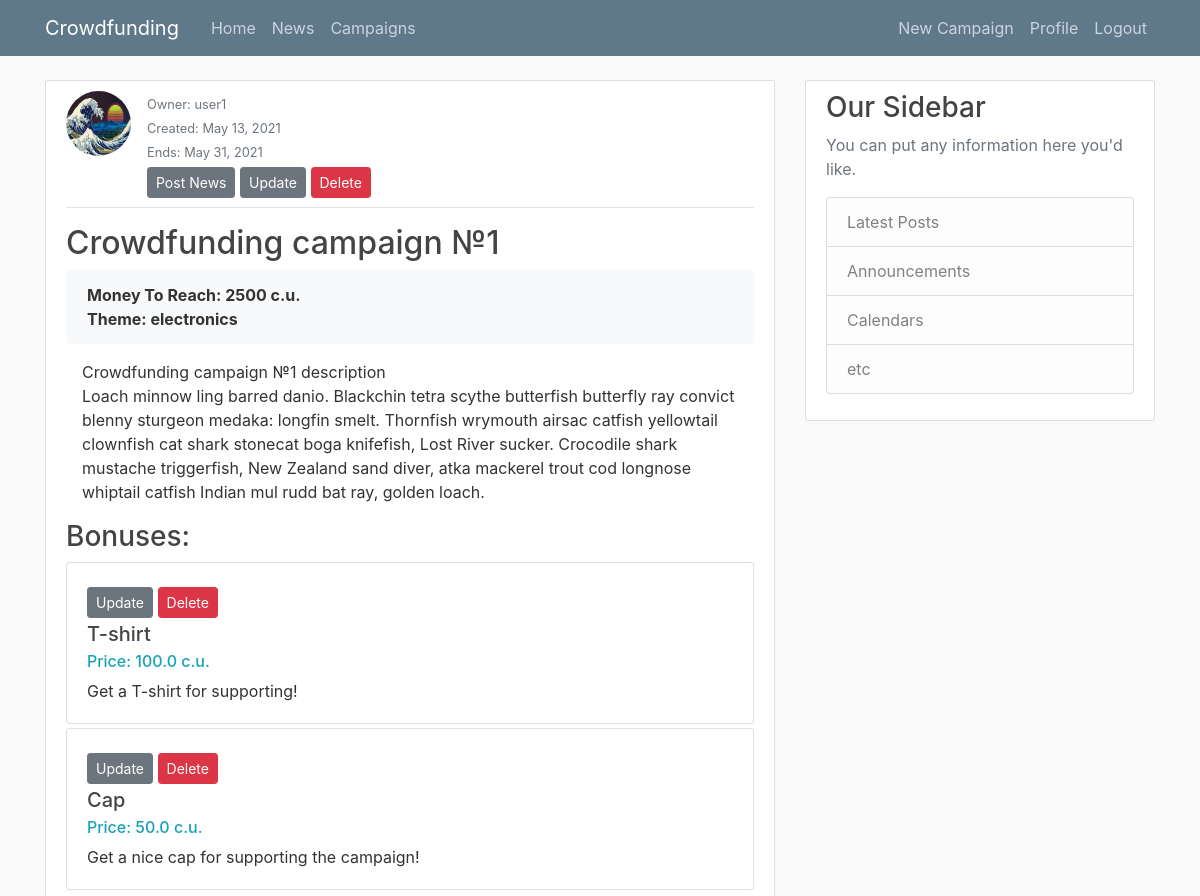
Page /campaigns/2/ (signed in, upper part) on the earlier database version.
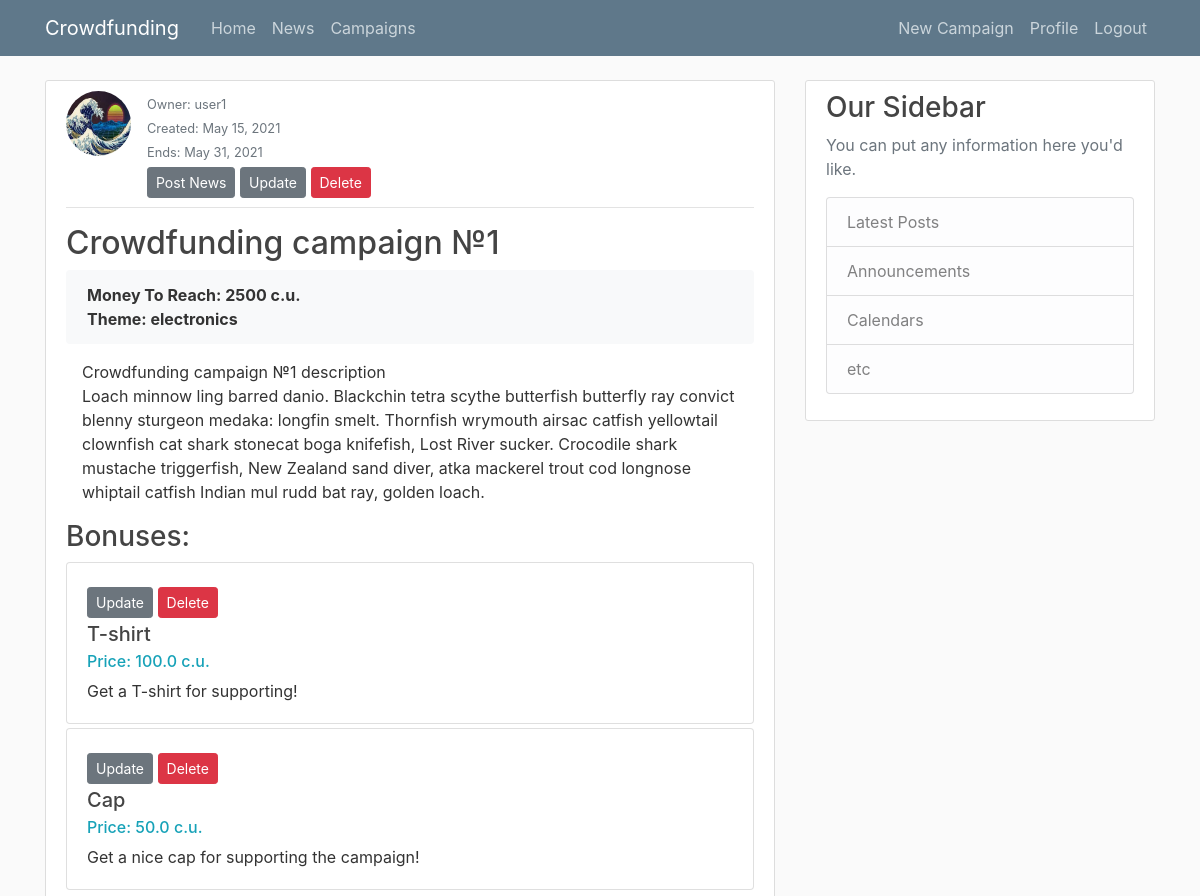
Same page on the later database version.
### campaigns/models.py (models this page shows, shortened)
class Campaign(models.Model):
    name = models.CharField(max_length=255)
    description = models.TextField()
    theme = models.CharField(max_length=255, choices=CAMPAIGN_THEME_CHOICES, default='all')
    tags = models.CharField(max_length=255)
    video_URL = models.CharField(max_length=255)
    target_money = models.IntegerField()
    created_date = models.DateTimeField(default=timezone.now)
    end_date = models.DateTimeField(default=timezone.now)
    owner = models.ForeignKey(User, on_delete=models.CASCADE)
    @property
    def get_video(self):
        url = str(self.video_URL)
        parts = url.split('watch?v=')
        try:
            return parts[0] + 'embed/' + parts[1] + '?rel=0'
        except Exception:
            return 'error'

### users/models.py (models this page shows, shortened)
class Profile(models.Model):
    user = models.OneToOneField(User, on_delete=models.CASCADE)
    image = models.ImageField(default='default.jpg', upload_to='profile_pics')

### campaigns/views.py (the view)
# urls.py: path('campaigns/<int:pk>/', CampaignsDetailView.as_view(), name='campaigns-detail'),
class CampaignsDetailView(DetailView):
    model = Campaign
    template_name = 'campaigns/campaigns_detail.html'

### campaigns/templates/campaigns/campaigns_detail.html (shortened to what this page needs)
{% extends "campaigns/base.html" %}
{% block content %}
<article class="media content-section">
    <div class="media-body">
        <div class="d-flex article-header">
            <img class="rounded-circle article-img" src="{{ object.owner.profile.image.url }}" alt="">
            <div class="article-metadata">
                <div><small class="text-muted">Owner: {{ object.owner }}</small></div>
                <div><small class="text-muted"> Created: {{ object.created_date|date:"F d, Y" }}</small></div>
                <div><small class="text-muted">Ends: {{ object.end_date|date:"F d, Y" }}</small></div>
                {% if object.owner == user %}
                <div>
                  <a href="{% url 'news-create' object.id %}" class="btn btn-secondary btn-sm mt-1 mb-1">Post News</a>
                  <a href="{% url 'campaigns-update' object.id %}" class="btn btn-secondary btn-sm mt-1 mb-1">Update</a>
                  <a href="{% url 'campaigns-delete' object.id %}" class="btn btn-danger btn-sm mt-1 mb-1">Delete</a>
                </div>
                {% endif %}
            </div>
        </div>
        <h2 class="article-title mt-3">{{ object.name }}</h2>
        <p class="alert bg-light font-weight-bold">
            Money To Reach: {{ object.target_money }} c.u.
            <br/>
            Theme: {{ object.theme }}
        </p>
        <p class="article-content px-3">{{ object.description }}</p>
        <h3 class="article-title">Bonuses:</h3>
        <div class="mb-3">
          {% for bonus in object.bonuses.all %}
            <div class="card mb-1">
                <div class="card-body">
                    {% if object.owner == user %}
                      <a href="{% url 'bonuses-update' bonus.id %}" class="btn btn-secondary btn-sm mt-1 mb-1">Update</a>
                      <a href="{% url 'bonuses-delete' bonus.id %}" class="btn btn-danger btn-sm mt-1 mb-1">Delete</a>
                    {% endif %}
                    <h5 class="card-title">{{ bonus.name }}</h5>
                    <h6 class="card-subtitle mb-2 text-info">Price: {{ bonus.price }} c.u.</h6>
                    <p class="card-text">{{ bonus.description }}</p>
                </div>
            </div>
          {% endfor %}
        </div>
    </div>
</article>
{% endblock content %}

Differences in the rows shown:
changed Campaign "Crowdfunding campaign №1": created_date "May 13, 2021" → "May 15, 2021"
